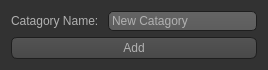
<?xml version="1.0" encoding="UTF-8"?>
<ui version="4.0">
 <class>AddNewCatagory</class>
 <widget class="QWidget" name="AddNewCatagory">
  <property name="windowModality">
   <enum>Qt::ApplicationModal</enum>
  </property>
  <property name="geometry">
   <rect>
    <x>0</x>
    <y>0</y>
    <width>268</width>
    <height>70</height>
   </rect>
  </property>
  <property name="windowTitle">
   <string>Form</string>
  </property>
  <property name="styleSheet">
   <string notr="true">QToolTip
{
     border: 1px solid black;
     background-color: #ffa02f;
     padding: 1px;
     border-radius: 3px;
     opacity: 100;
}

QWidget
{
    color: #b1b1b1;
    background-color: #323232;
}

QWidget:item:hover
{
    background-color: QLinearGradient( x1: 0, y1: 0, x2: 0, y2: 1, stop: 0 #ffa02f, stop: 1 #ca0619);
    color: #000000;
}

QWidget:item:selected
{
    background-color: QLinearGradient( x1: 0, y1: 0, x2: 0, y2: 1, stop: 0 #ffa02f, stop: 1 #d7801a);
}

QMenuBar::item
{
    background: transparent;
}

QMenuBar::item:selected
{
    background: transparent;
    border: 1px solid #ffaa00;
}

QMenuBar::item:pressed
{
    background: #444;
    border: 1px solid #000;
    background-color: QLinearGradient(
        x1:0, y1:0,
        x2:0, y2:1,
        stop:1 #212121,
        stop:0.4 #343434/*,
        stop:0.2 #343434,
        stop:0.1 #ffaa00*/
    );
    margin-bottom:-1px;
    padding-bottom:1px;
}

QMenu
{
    border: 1px solid #000;
}

QMenu::item
{
    padding: 2px 20px 2px 20px;
}

QMenu::item:selected
{
    color: #000000;
}

QWidget:disabled
{
    color: #404040;
    background-color: #323232;
}

QAbstractItemView
{
    background-color: QLinearGradient( x1: 0, y1: 0, x2: 0, y2: 1, stop: 0 #4d4d4d, stop: 0.1 #646464, stop: 1 #5d5d5d);
}

QWidget:focus
{
    /*border: 2px solid QLinearGradient( x1: 0, y1: 0, x2: 0, y2: 1, stop: 0 #ffa02f, stop: 1 #d7801a);*/
}

QLineEdit
{
    background-color: QLinearGradient( x1: 0, y1: 0, x2: 0, y2: 1, stop: 0 #4d4d4d, stop: 0 #646464, stop: 1 #5d5d5d);
    padding: 1px;
    border-style: solid;
    border: 1px solid #1e1e1e;
    border-radius: 5;
}

QPushButton
{
    color: #b1b1b1;
    background-color: QLinearGradient( x1: 0, y1: 0, x2: 0, y2: 1, stop: 0 #565656, stop: 0.1 #525252, stop: 0.5 #4e4e4e, stop: 0.9 #4a4a4a, stop: 1 #464646);
    border-width: 1px;
    border-color: #1e1e1e;
    border-style: solid;
    border-radius: 6;
    padding: 3px;
    font-size: 12px;
    padding-left: 5px;
    padding-right: 5px;
}

QPushButton:pressed
{
    background-color: QLinearGradient( x1: 0, y1: 0, x2: 0, y2: 1, stop: 0 #2d2d2d, stop: 0.1 #2b2b2b, stop: 0.5 #292929, stop: 0.9 #282828, stop: 1 #252525);
}

QComboBox
{
    selection-background-color: #ffaa00;
    background-color: QLinearGradient( x1: 0, y1: 0, x2: 0, y2: 1, stop: 0 #565656, stop: 0.1 #525252, stop: 0.5 #4e4e4e, stop: 0.9 #4a4a4a, stop: 1 #464646);
    border-style: solid;
    border: 1px solid #1e1e1e;
    border-radius: 5;
}

QComboBox:hover,QPushButton:hover
{
    border: 2px solid QLinearGradient( x1: 0, y1: 0, x2: 0, y2: 1, stop: 0 #ffa02f, stop: 1 #d7801a);
}


QComboBox:on
{
    padding-top: 3px;
    padding-left: 4px;
    background-color: QLinearGradient( x1: 0, y1: 0, x2: 0, y2: 1, stop: 0 #2d2d2d, stop: 0.1 #2b2b2b, stop: 0.5 #292929, stop: 0.9 #282828, stop: 1 #252525);
    selection-background-color: #ffaa00;
}

QComboBox QAbstractItemView
{
    border: 2px solid darkgray;
    selection-background-color: QLinearGradient( x1: 0, y1: 0, x2: 0, y2: 1, stop: 0 #ffa02f, stop: 1 #d7801a);
}

QComboBox::drop-down
{
     subcontrol-origin: padding;
     subcontrol-position: top right;
     width: 15px;

     border-left-width: 0px;
     border-left-color: darkgray;
     border-left-style: solid; /* just a single line */
     border-top-right-radius: 3px; /* same radius as the QComboBox */
     border-bottom-right-radius: 3px;
 }

QComboBox::down-arrow
{
     image: url(:/down_arrow.png);
}

QGroupBox:focus
{
border: 2px solid QLinearGradient( x1: 0, y1: 0, x2: 0, y2: 1, stop: 0 #ffa02f, stop: 1 #d7801a);
}

QTextEdit:focus
{
    border: 2px solid QLinearGradient( x1: 0, y1: 0, x2: 0, y2: 1, stop: 0 #ffa02f, stop: 1 #d7801a);
}

QScrollBar:horizontal {
     border: 1px solid #222222;
     background: QLinearGradient( x1: 0, y1: 0, x2: 0, y2: 1, stop: 0.0 #121212, stop: 0.2 #282828, stop: 1 #484848);
     height: 7px;
     margin: 0px 16px 0 16px;
}

QScrollBar::handle:horizontal
{
      background: QLinearGradient( x1: 0, y1: 0, x2: 1, y2: 0, stop: 0 #ffa02f, stop: 0.5 #d7801a, stop: 1 #ffa02f);
      min-height: 20px;
      border-radius: 2px;
}

QScrollBar::add-line:horizontal {
      border: 1px solid #1b1b19;
      border-radius: 2px;
      background: QLinearGradient( x1: 0, y1: 0, x2: 1, y2: 0, stop: 0 #ffa02f, stop: 1 #d7801a);
      width: 14px;
      subcontrol-position: right;
      subcontrol-origin: margin;
}

QScrollBar::sub-line:horizontal {
      border: 1px solid #1b1b19;
      border-radius: 2px;
      background: QLinearGradient( x1: 0, y1: 0, x2: 1, y2: 0, stop: 0 #ffa02f, stop: 1 #d7801a);
      width: 14px;
     subcontrol-position: left;
     subcontrol-origin: margin;
}

QScrollBar::right-arrow:horizontal, QScrollBar::left-arrow:horizontal
{
      border: 1px solid black;
      width: 1px;
      height: 1px;
      background: white;
}

QScrollBar::add-page:horizontal, QScrollBar::sub-page:horizontal
{
      background: none;
}

QScrollBar:vertical
{
      background: QLinearGradient( x1: 0, y1: 0, x2: 1, y2: 0, stop: 0.0 #121212, stop: 0.2 #282828, stop: 1 #484848);
      width: 7px;
      margin: 16px 0 16px 0;
      border: 1px solid #222222;
}

QScrollBar::handle:vertical
{
      background: QLinearGradient( x1: 0, y1: 0, x2: 0, y2: 1, stop: 0 #ffa02f, stop: 0.5 #d7801a, stop: 1 #ffa02f);
      min-height: 20px;
      border-radius: 2px;
}

QScrollBar::add-line:vertical
{
      border: 1px solid #1b1b19;
      border-radius: 2px;
      background: QLinearGradient( x1: 0, y1: 0, x2: 0, y2: 1, stop: 0 #ffa02f, stop: 1 #d7801a);
      height: 14px;
      subcontrol-position: bottom;
      subcontrol-origin: margin;
}

QScrollBar::sub-line:vertical
{
      border: 1px solid #1b1b19;
      border-radius: 2px;
      background: QLinearGradient( x1: 0, y1: 0, x2: 0, y2: 1, stop: 0 #d7801a, stop: 1 #ffa02f);
      height: 14px;
      subcontrol-position: top;
      subcontrol-origin: margin;
}

QScrollBar::up-arrow:vertical, QScrollBar::down-arrow:vertical
{
      border: 1px solid black;
      width: 1px;
      height: 1px;
      background: white;
}


QScrollBar::add-page:vertical, QScrollBar::sub-page:vertical
{
      background: none;
}

QTextEdit
{
    background-color: #242424;
}

QPlainTextEdit
{
    background-color: #242424;
}

QHeaderView::section
{
    background-color: QLinearGradient(x1:0, y1:0, x2:0, y2:1, stop:0 #616161, stop: 0.5 #505050, stop: 0.6 #434343, stop:1 #656565);
    color: white;
    padding-left: 4px;
    border: 1px solid #6c6c6c;
}

QCheckBox:disabled
{
color: #414141;
}

QDockWidget::title
{
    text-align: center;
    spacing: 3px; /* spacing between items in the tool bar */
    background-color: QLinearGradient(x1:0, y1:0, x2:0, y2:1, stop:0 #323232, stop: 0.5 #242424, stop:1 #323232);
}

QDockWidget::close-button, QDockWidget::float-button
{
    text-align: center;
    spacing: 1px; /* spacing between items in the tool bar */
    background-color: QLinearGradient(x1:0, y1:0, x2:0, y2:1, stop:0 #323232, stop: 0.5 #242424, stop:1 #323232);
}

QDockWidget::close-button:hover, QDockWidget::float-button:hover
{
    background: #242424;
}

QDockWidget::close-button:pressed, QDockWidget::float-button:pressed
{
    padding: 1px -1px -1px 1px;
}

QMainWindow::separator
{
    background-color: QLinearGradient(x1:0, y1:0, x2:0, y2:1, stop:0 #161616, stop: 0.5 #151515, stop: 0.6 #212121, stop:1 #343434);
    color: white;
    padding-left: 4px;
    border: 1px solid #4c4c4c;
    spacing: 3px; /* spacing between items in the tool bar */
}

QMainWindow::separator:hover
{

    background-color: QLinearGradient(x1:0, y1:0, x2:0, y2:1, stop:0 #d7801a, stop:0.5 #b56c17 stop:1 #ffa02f);
    color: white;
    padding-left: 4px;
    border: 1px solid #6c6c6c;
    spacing: 3px; /* spacing between items in the tool bar */
}

QToolBar::handle
{
     spacing: 3px; /* spacing between items in the tool bar */
     background: url(:/images/handle.png);
}

QMenu::separator
{
    height: 2px;
    background-color: QLinearGradient(x1:0, y1:0, x2:0, y2:1, stop:0 #161616, stop: 0.5 #151515, stop: 0.6 #212121, stop:1 #343434);
    color: white;
    padding-left: 4px;
    margin-left: 10px;
    margin-right: 5px;
}

QProgressBar
{
    border: 2px solid grey;
    border-radius: 5px;
    text-align: center;
}

QProgressBar::chunk
{
    background-color: #d7801a;
    width: 2.15px;
    margin: 0.5px;
}

QTabBar::tab {
    color: #b1b1b1;
    border: 1px solid #444;
    border-bottom-style: none;
    background-color: #323232;
    padding-left: 10px;
    padding-right: 10px;
    padding-top: 3px;
    padding-bottom: 2px;
    margin-right: -1px;
}

QTabWidget::pane {
    border: 1px solid #444;
    top: 1px;
}

QTabBar::tab:last
{
    margin-right: 0; /* the last selected tab has nothing to overlap with on the right */
    border-top-right-radius: 3px;
}

QTabBar::tab:first:!selected
{
 margin-left: 0px; /* the last selected tab has nothing to overlap with on the right */


    border-top-left-radius: 3px;
}

QTabBar::tab:!selected
{
    color: #b1b1b1;
    border-bottom-style: solid;
    margin-top: 3px;
    background-color: QLinearGradient(x1:0, y1:0, x2:0, y2:1, stop:1 #212121, stop:.4 #343434);
}

QTabBar::tab:selected
{
    border-top-left-radius: 3px;
    border-top-right-radius: 3px;
    margin-bottom: 0px;
}

QTabBar::tab:!selected:hover
{
    /*border-top: 2px solid #ffaa00;
    padding-bottom: 3px;*/
    border-top-left-radius: 3px;
    border-top-right-radius: 3px;
    background-color: QLinearGradient(x1:0, y1:0, x2:0, y2:1, stop:1 #212121, stop:0.4 #343434, stop:0.2 #343434, stop:0.1 #ffaa00);
}

QRadioButton::indicator:checked, QRadioButton::indicator:unchecked{
    color: #b1b1b1;
    background-color: #323232;
    border: 1px solid #b1b1b1;
    border-radius: 6px;
}

QRadioButton::indicator:checked
{
    background-color: qradialgradient(
        cx: 0.5, cy: 0.5,
        fx: 0.5, fy: 0.5,
        radius: 1.0,
        stop: 0.25 #ffaa00,
        stop: 0.3 #323232
    );
}

QCheckBox::indicator{
    color: #b1b1b1;
    background-color: #323232;
    border: 1px solid #b1b1b1;
    width: 9px;
    height: 9px;
}

QRadioButton::indicator
{
    border-radius: 6px;
}

QRadioButton::indicator:hover, QCheckBox::indicator:hover
{
    border: 1px solid #ffaa00;
}

QCheckBox::indicator:checked
{
    image:url(:/images/checkbox.png);
}

QCheckBox::indicator:disabled, QRadioButton::indicator:disabled
{
    border: 1px solid #444;
}</string>
  </property>
  <layout class="QGridLayout" name="gridLayout">
   <item row="0" column="0">
    <layout class="QHBoxLayout" name="horizontalLayout">
     <item>
      <widget class="QLabel" name="label">
       <property name="text">
        <string>Catagory Name: </string>
       </property>
      </widget>
     </item>
     <item>
      <widget class="QLineEdit" name="lineEdit_NewCatagory">
       <property name="text">
        <string>New Catagory</string>
       </property>
      </widget>
     </item>
    </layout>
   </item>
   <item row="1" column="0">
    <layout class="QVBoxLayout" name="verticalLayout" stretch="1">
     <item>
      <widget class="QPushButton" name="btn_AddCatagory">
       <property name="sizePolicy">
        <sizepolicy hsizetype="Preferred" vsizetype="Preferred">
         <horstretch>0</horstretch>
         <verstretch>0</verstretch>
        </sizepolicy>
       </property>
       <property name="text">
        <string>Add</string>
       </property>
      </widget>
     </item>
    </layout>
   </item>
  </layout>
 </widget>
 <resources/>
 <connections/>
</ui>
